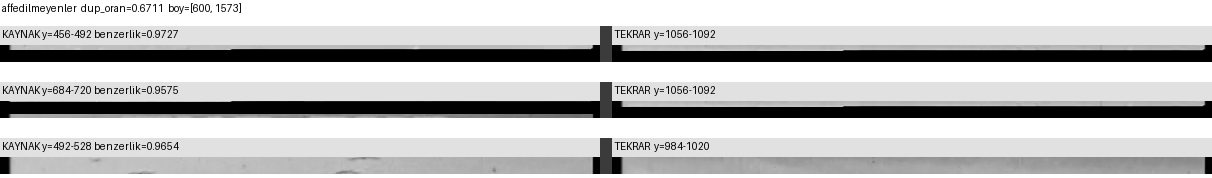
#> input picture data/master_ex/_siniflandirma/affedilmeyenler_witness.png, 1212 x 178 px
$ python -i image_quality_police.py   (imports and definitions only)
#> lines starting #> are read from the running program, lines starting #| are printed output that depends on the picture; after the words box and inside, x2 and y2 are one past the last pixel; in counts of white or black regions, pixels touching at a corner belong together
"""Output-image quality checks for OCR experiment artifacts."""

from __future__ import annotations

import json
from pathlib import Path
from typing import Any, Literal

import cv2
import numpy as np
from PIL import Image


QualityStatus = Literal[
    "OK",
    "BROKEN_EMPTY",
    "BROKEN_BLACK",
    "BROKEN_NO_TEXT",
    "BROKEN_BACKGROUND_LEAK",
    "BROKEN_SMEAR",
    "BROKEN_LOW_CONTRAST",
    "SUSPICIOUS_NEEDS_REVIEW",
]


def assess_output(
    png_path: Path,
    ocr_json_path: Path | None = None,
    expected_kind: Literal["row_canvas", "frame", "fused"] = "row_canvas",
) -> dict[str, Any]:
    """Assess a generated OCR PNG without changing pipeline decisions."""
#> called with expected_kind = 'row_canvas'

    image_path = Path(png_path)
    metrics: dict[str, Any] = {
        "png_path": str(image_path),
        "ocr_json_path": str(ocr_json_path) if ocr_json_path else None,
        "expected_kind": expected_kind,
    }
    if not image_path.exists():
        metrics.update(_empty_metrics())
        return {
            "status": "BROKEN_EMPTY",
            "reasons": ["png_missing"],
            "metrics": metrics,
            "suggested_fallback": "best_frame",
        }

    gray = _read_grayscale(image_path)
#> in _read_grayscale, image is the input picture: shape (178, 1212); min 0, max 255, mean 194.9
    height, width = gray.shape[:2]
#> height = 178; width = 1212
    total_pixels = max(1, int(width * height))
#> total_pixels = 215736
    records_payload = _read_json(ocr_json_path) if ocr_json_path else {}
    text_boxes = _extract_text_boxes(records_payload, image_path=image_path, width=width, height=height)
#> text_boxes = []
    text_mask = _text_mask(text_boxes, width=width, height=height)
#> after the loop in _text_mask, `for x, y, box_width, box_height in boxes:`: mask: shape (178, 1212); every value is 0
    edges = cv2.Canny(gray, 50, 150)
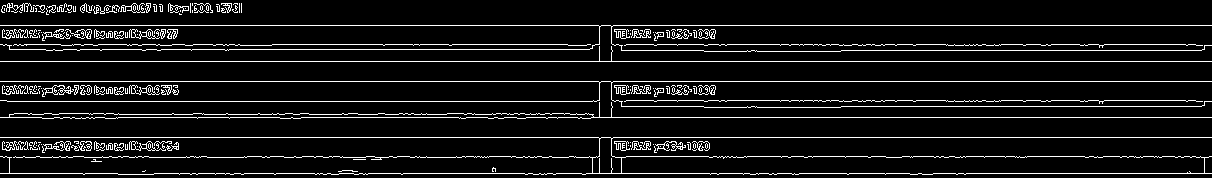
#> edges: shape (178, 1212); 8.2% white in thin lines or dots
    edge_pixels = edges > 0
#> edge_pixels: shape (178, 1212) bool; 8.2% white in thin lines or dots
    edge_count = int(np.count_nonzero(edge_pixels))
#> edge_count = 17584
    non_text_edge_count = int(np.count_nonzero(edge_pixels & (text_mask == 0)))
#> non_text_edge_count = 17584
    confidences = _extract_confidences(records_payload)
#> confidences = []
    y_centers = [box[1] + box[3] / 2.0 for box in text_boxes]
#> y_centers = []

    metrics.update(
        {
            "width": width,
            "height": height,
            "black_pixel_ratio": round(float(np.count_nonzero(gray < 8)) / total_pixels, 6),
            "white_pixel_ratio": round(float(np.count_nonzero(gray > 247)) / total_pixels, 6),
            "edge_density": round(float(edge_count) / total_pixels, 6),
            "connected_component_count": _connected_component_count(gray),
            "ocr_record_count": len(_extract_records(records_payload)),
            "mean_ocr_confidence": round(sum(confidences) / len(confidences), 6) if confidences else None,
            "text_bbox_area_ratio": round(float(np.count_nonzero(text_mask)) / total_pixels, 6),
            "non_text_edge_ratio": round(float(non_text_edge_count) / max(1, edge_count), 6),
            "non_text_edge_pixel_ratio": round(float(non_text_edge_count) / total_pixels, 6),
            "row_uniformity_score": _row_uniformity_score(y_centers),
            "aspect_ratio": round(float(width) / max(1, height), 6),
            "grayscale_std": round(float(np.std(gray)), 6),
        }
    )
#> in _connected_component_count, `_, binary = cv2.threshold(gray, 0, 255, cv2.THRESH_BINARY_INV + cv2.TH..`:
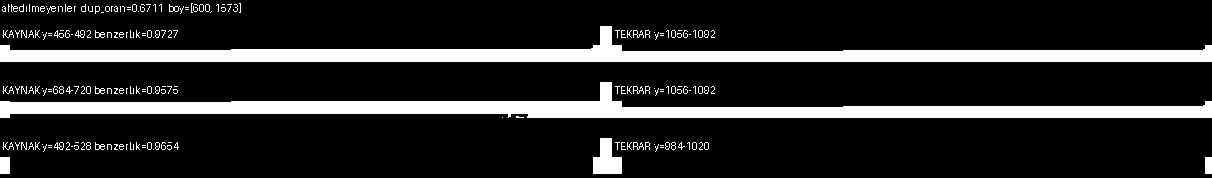
#> binary: shape (178, 1212); 15.8% white; 209 white regions (182 under 20 px), largest, box (x1, y1, x2, y2) and area: (0, 82, 1212, 118) 15417, (0, 26, 1212, 62) 15147, (593, 138, 622, 174) 721
#> in _connected_component_count, `count, labels, stats, _ = cv2.connectedComponentsWithStats(binary, con..`:
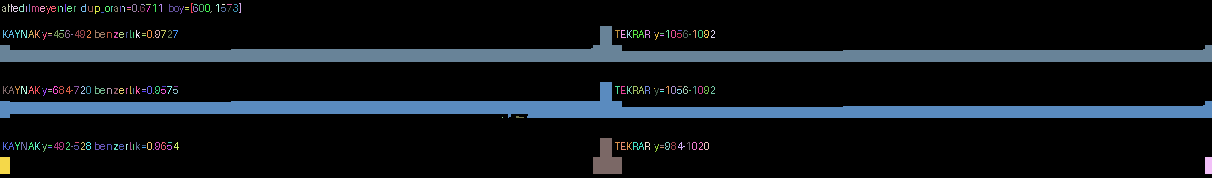
#> labels: shape (178, 1212) int32; 210 distinct labels, from 0 to 209; one colour per label, 0 black
#> in _connected_component_count, `count, labels, stats, _ = cv2.connectedComponentsWithStats(binary, con..`: count = 210; stats = 210 rows, first 6: [0, 0, 1212, 178, 181597], [191, 3, 2, 10, 12], [239, 3, 2, 10, 12], [8, 4, 2, 8, 9], [11, 4, 7, 8, 25], [19, 4, 5, 8, 18]
#> the loop in _connected_component_count, `for index in range(1, count):` made 209 passes
#> area on passes 4, 14, 24, 27, 52, 53, 55, 58, 61, 63, 74, 75: 25, 33, 20, 26, 15147, 33, 24, 28, 35, 34, 36, 20
#> after the loop in _connected_component_count, `for index in range(1, count):`: useful = 159

    status, reasons, fallback = _decide(metrics)
    return {
        "status": status,
        "reasons": reasons,
        "metrics": metrics,
        "suggested_fallback": fallback,
    }


def _decide(metrics: dict[str, Any]) -> tuple[QualityStatus, list[str], str | None]:
    black = float(metrics["black_pixel_ratio"])
#> black = 0.132
    white = float(metrics["white_pixel_ratio"])
#> white = 0.389
    edge_density = float(metrics["edge_density"])
#> edge_density = 0.0815
    component_count = int(metrics["connected_component_count"])
#> component_count = 159
    record_count = int(metrics["ocr_record_count"])
#> record_count = 0
    text_area = float(metrics["text_bbox_area_ratio"])
#> text_area = 0
    non_text_edges = float(metrics["non_text_edge_ratio"])
#> non_text_edges = 1
    non_text_edge_pixels = float(metrics["non_text_edge_pixel_ratio"])
#> non_text_edge_pixels = 0.0815
    gray_std = float(metrics["grayscale_std"])
#> gray_std = 85.82
    mean_conf = metrics.get("mean_ocr_confidence")

    if black > 0.95:
        return "BROKEN_BLACK", [f"black_pixel_ratio>{black:.3f}"], "best_frame"
    if white > 0.95 or (record_count == 0 and edge_density < 0.01):
        return "BROKEN_EMPTY", ["white_or_low_edge_empty"], "best_frame"
    if record_count == 0:
        return "BROKEN_NO_TEXT", ["ocr_record_count==0"], "frame_stride"
    if edge_density > 0.15 and text_area < 0.10:
        return "BROKEN_BACKGROUND_LEAK", ["high_edge_density_low_text_area"], "frame_stride"
    if non_text_edges > 0.65 and non_text_edge_pixels > 0.06 and text_area < 0.30:
        return "BROKEN_BACKGROUND_LEAK", ["edges_outside_text_boxes"], "frame_stride"
    if component_count < 5 and record_count < 3 and edge_density > 0.05:
        return "BROKEN_SMEAR", ["low_components_with_edges"], "best_frame"
    if gray_std < 15:
        return "BROKEN_LOW_CONTRAST", ["grayscale_std<15"], "best_frame"
    if mean_conf is not None and float(mean_conf) < 0.4:
        return "SUSPICIOUS_NEEDS_REVIEW", ["mean_ocr_confidence<0.4"], "frame_stride"
    return "OK", [], None


def _read_grayscale(path: Path) -> np.ndarray:
    data = np.fromfile(str(path), dtype=np.uint8)
    image = cv2.imdecode(data, cv2.IMREAD_GRAYSCALE)
    if image is not None:
        return image
    with Image.open(path) as pil_image:
        return np.asarray(pil_image.convert("L"))


# [27 lines left out: functions _read_json, _empty_metrics, not called in this run]


def _extract_records(payload: dict[str, Any]) -> list[dict[str, Any]]:
    records = payload.get("records")
    if isinstance(records, list):
        return [record for record in records if isinstance(record, dict)]
    records = payload.get("ocr_records")
    if isinstance(records, list):
        return [record for record in records if isinstance(record, dict)]
    return []


def _extract_confidences(payload: dict[str, Any]) -> list[float]:
    confidences = []
    for record in _extract_records(payload):
        value = record.get("confidence")
        if isinstance(value, (int, float)):
            confidences.append(float(value))
    return confidences


def _extract_text_boxes(
    payload: dict[str, Any],
    *,
    image_path: Path,
    width: int,
    height: int,
) -> list[tuple[float, float, float, float]]:
    records = _extract_records(payload)
    row_offsets = _row_offsets_for_crop_records(payload, image_path)
    boxes: list[tuple[float, float, float, float]] = []
    for record in records:
        bbox = record.get("bbox")
        if not (isinstance(bbox, list) and len(bbox) >= 4):
            continue
        try:
            x, y, box_width, box_height = (float(bbox[0]), float(bbox[1]), float(bbox[2]), float(bbox[3]))
        except (TypeError, ValueError):
            continue
        row_index = record.get("row_index")
        if row_index is not None and row_index in row_offsets:
            y += row_offsets[row_index]
        if box_width <= 0 or box_height <= 0:
            continue
        x = max(0.0, min(float(width), x))
        y = max(0.0, min(float(height), y))
        x2 = max(0.0, min(float(width), x + box_width))
        y2 = max(0.0, min(float(height), y + box_height))
        if x2 > x and y2 > y:
            boxes.append((x, y, x2 - x, y2 - y))
    return boxes


def _row_offsets_for_crop_records(payload: dict[str, Any], image_path: Path) -> dict[Any, float]:
    if not _extract_records(payload):
        return {}
    row_reconstruct_path = image_path.parents[1] / "row_reconstruct.json" if len(image_path.parents) >= 2 else None
    if row_reconstruct_path is None or not row_reconstruct_path.exists():
        return {}
    row_payload = _read_json(row_reconstruct_path)
    offsets: dict[Any, float] = {}
    for row in row_payload.get("rows") or []:
        if not isinstance(row, dict) or "index" not in row or "y0" not in row:
            continue
        offsets[row.get("index")] = float(row.get("y0") or 0.0)
    return offsets


def _text_mask(boxes: list[tuple[float, float, float, float]], *, width: int, height: int) -> np.ndarray:
    mask = np.zeros((height, width), dtype=np.uint8)
    for x, y, box_width, box_height in boxes:
        x0 = int(max(0, min(width, round(x))))
        y0 = int(max(0, min(height, round(y))))
        x1 = int(max(0, min(width, round(x + box_width))))
        y1 = int(max(0, min(height, round(y + box_height))))
        if x1 > x0 and y1 > y0:
            mask[y0:y1, x0:x1] = 1
    return mask


def _connected_component_count(gray: np.ndarray) -> int:
    _, binary = cv2.threshold(gray, 0, 255, cv2.THRESH_BINARY_INV + cv2.THRESH_OTSU)
    count, labels, stats, _ = cv2.connectedComponentsWithStats(binary, connectivity=8)
    useful = 0
    for index in range(1, count):
        area = int(stats[index, cv2.CC_STAT_AREA])
        if area >= 5:
            useful += 1
    return useful


def _row_uniformity_score(y_centers: list[float]) -> float | None:
    if len(y_centers) < 3:
        return None
    ordered = sorted(y_centers)
    spacings = [b - a for a, b in zip(ordered, ordered[1:]) if b > a]
    if len(spacings) < 2:
        return None
    mean_spacing = float(np.mean(spacings))
    if mean_spacing <= 0:
        return None
    return round(float(np.std(spacings) / mean_spacing), 6)

>>> result = assess_output('../../../data/master_ex/_siniflandirma/affedilmeyenler_witness.png')
#> in assess_output, `status, reasons, fallback = _decide(metrics)`: status = 'BROKEN_NO_TEXT'; reasons = ['ocr_record_count==0']; fallback = 'frame_stride'
#> result = 4 items

$ run again, on data/master_ex/_siniflandirma/amelia-earhart_witness.png
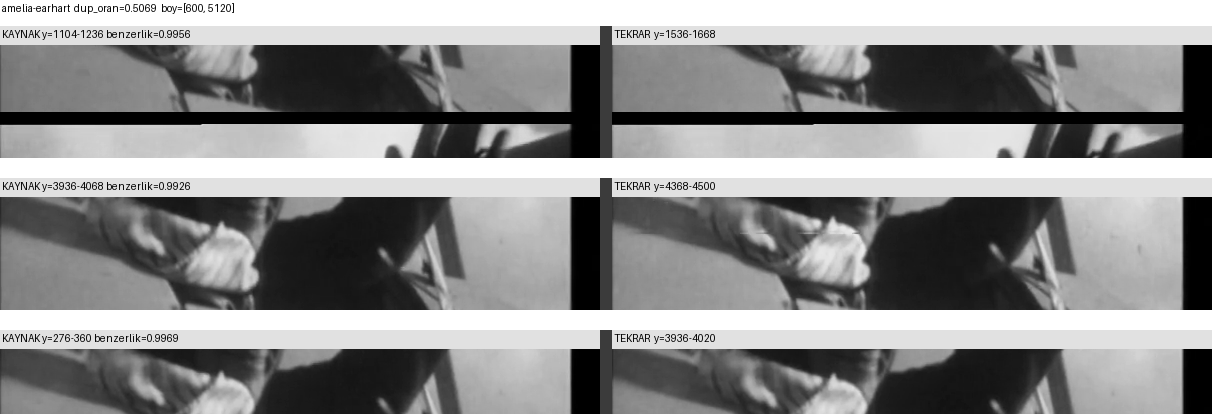
#> input picture data/master_ex/_siniflandirma/amelia-earhart_witness.png, 1212 x 418 px
#> in _read_grayscale, image is the input picture: shape (418, 1212); min 0, max 255, mean 142.8
#> in assess_output, `edges = cv2.Canny(gray, 50, 150)`:
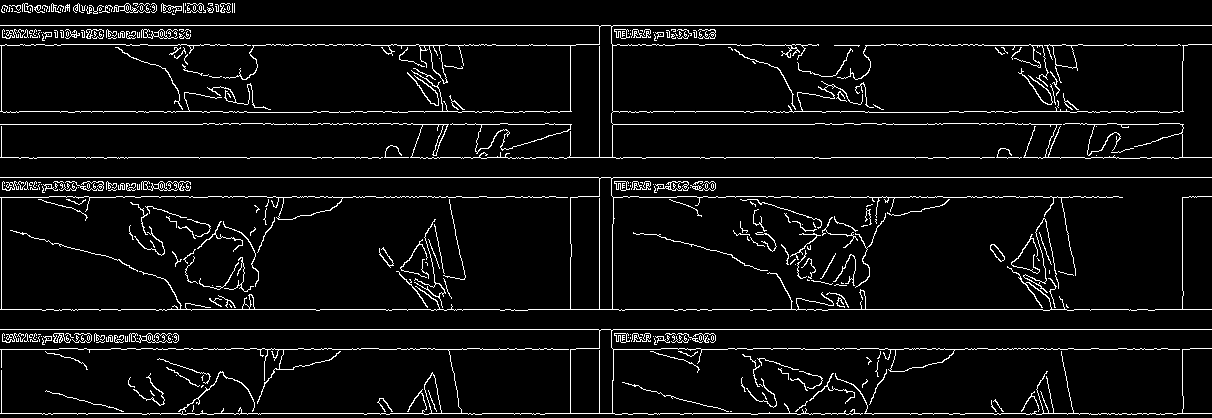
#> edges: shape (418, 1212); 5.7% white in thin lines or dots
#> edge_pixels: shape (418, 1212) bool; 5.7% white in thin lines or dots
#> edge_count = 28716
#> binary: shape (418, 1212); 38% white; 228 white regions (190 under 20 px), largest, box (x1, y1, x2, y2) and area: (0, 26, 1212, 158) 62198, (570, 178, 1076, 310) 37711, (0, 197, 465, 310) 34621
#> in _connected_component_count, `count, labels, stats, _ = cv2.connectedComponentsWithStats(binary, con..`:
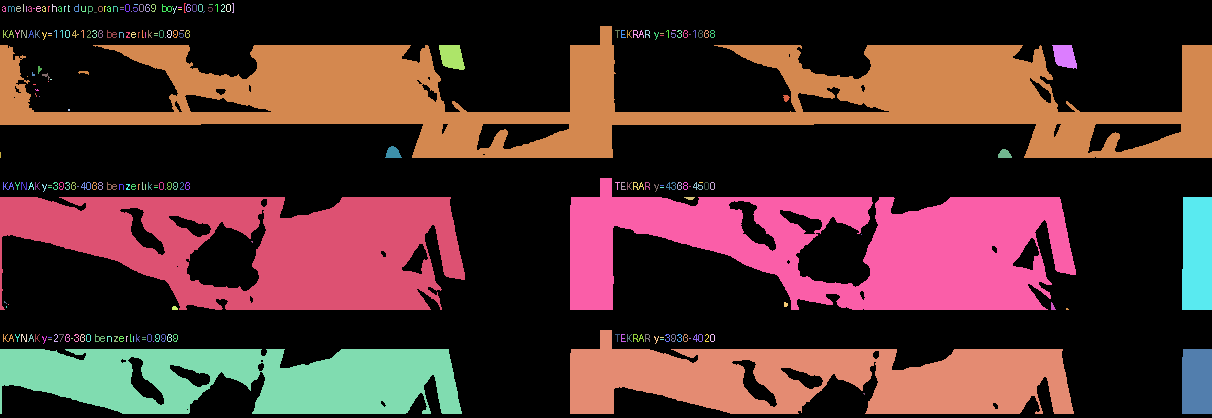
#> labels: shape (418, 1212) int32; 229 distinct labels, from 0 to 228; one colour per label, 0 black
#> count = 229; stats = 229 rows, first 6: [0, 0, 1212, 418, 313856], [184, 3, 2, 10, 12], [232, 3, 2, 10, 12], [23, 4, 1, 8, 8], [52, 4, 5, 8, 16], [68, 5, 2, 7, 9]
#> the loop in _connected_component_count, `for index in range(1, count):` made 228 passes
#> area on passes 12, 21, 47, 48, 50, 61, 72, 73: 33, 20, 62198, 34, 24, 34, 38, 21
#> after the loop in _connected_component_count, `for index in range(1, count):`: useful = 176
#> black = 0.0584
#> white = 0.166
#> edge_density = 0.0567
#> component_count = 176
#> record_count = 0
#> non_text_edges = 1
#> non_text_edge_pixels = 0.0567
#> gray_std = 86.65
#> status = 'BROKEN_NO_TEXT'; reasons = ['ocr_record_count==0']; fallback = 'frame_stride'
#> result = 4 items
